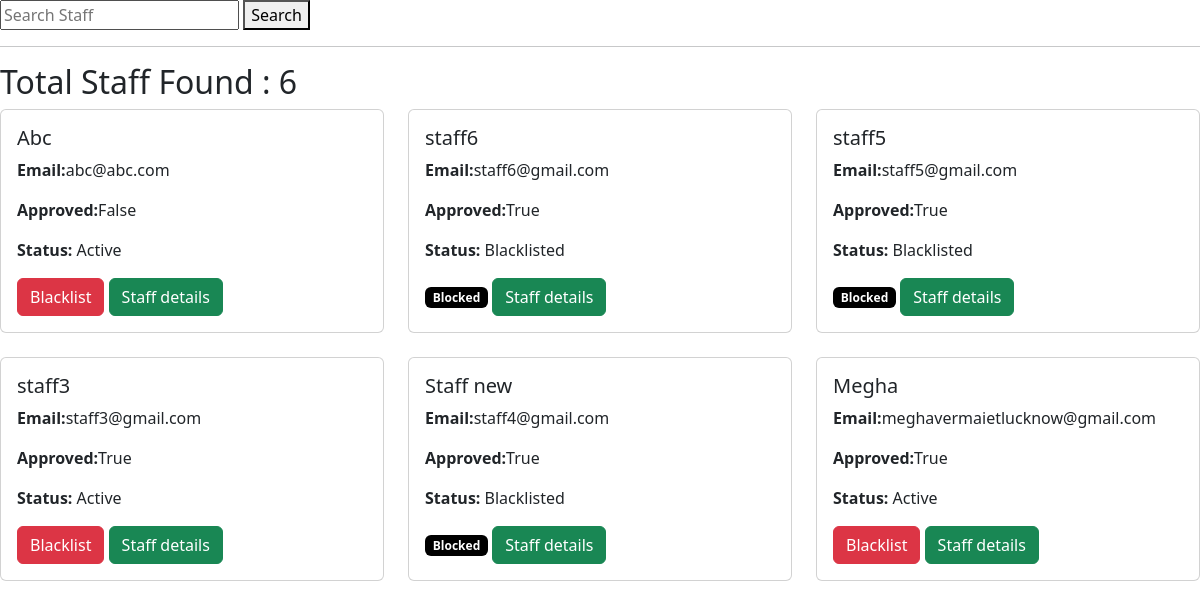
The app's page /all_staff (signed in) with its own data.
### models.py (models this page shows)
class User(db.Model):
    id = db.Column(db.Integer, primary_key=True)
    name = db.Column(db.String(100) , nullable=False)
    email = db.Column(db.String(100), unique=True ,nullable=False)
    password = db.Column(db.String(100) ,nullable=False)
    role = db.Column(db.String(20))
    approved = db.Column(db.Boolean, default=False)
    blacklisted = db.Column(db.Boolean, default=False)
    bookings = db.relationship(
        'Booking',
        backref='user',
        lazy=True
    )

### app.py (the view)
@app.route('/all_staff')
def all_staff():
    if 'user_id' not in session:
        return redirect('/login')
    if session['role'] != 'admin':
        return "Access Denied"
    search = request.args.get('search', '')
    if search:
        staff_list = User.query.filter(User.role == 'staff',User.name.ilike(f'%{search}%')).all()
    else:
        staff_list = User.query.filter_by(role='staff').order_by(User.id.desc()).all()
    return render_template('all_staff.html',staff_list=staff_list)

### templates/all_staff.html (shortened to what this page needs)
<!DOCTYPE html>
<html lang="en">
<head>
    <link href="https://cdn.jsdelivr.net/npm/bootstrap@5.3.8/dist/css/bootstrap.min.css" rel="stylesheet">
</head>
<body>
    <form method="GET">
    <input type="text"
           name="search"
           placeholder="Search Staff">
    <button type="submit">
        Search
    </button>
</form>
<hr>
<h2>Total Staff Found : {{ staff_list|length }}</h2>
<div class="row row-cols-3 g-4">
{% if staff_list %}
    {% for user in staff_list %}
    <div class="col">
        <div class="card h-100">
            <div class="card-body">
                <h5 class="card-title">{{ user.name }}</h5>
                <p class="card-text"><strong>Email:</strong>{{ user.email }}</p>
                <p class="card-text"><strong>Approved:</strong>{{ user.approved }}</p>
                <p class="card-text"><strong>Status:</strong>
                    {% if user.blacklisted %}
                        Blacklisted
                    {% else %}
                        Active
                    {% endif %}
                </p>
                {% if not user.blacklisted %}
                    <a href="/blacklist_user/{{ user.id }}" class="btn btn-danger">Blacklist</a>
                {% else %}
                    <span class="badge bg-black">Blocked</span>
                 {% endif %}
                    <a href="/staff_details/{{ user.id }}" class="btn btn-success">Staff details</a>
            </div>
        </div>
    </div>
    {% endfor %}
{% else %}
    <h3>No Staff Found</h3>
{% endif %}
</div>
</body>
</html>

### records on screen
User: name "Abc", email "abc@abc.com", approved "False", blacklisted "Active"
User: name "staff6", email "staff6@gmail.com", approved "True", blacklisted "Blacklisted"
User: name "staff5", email "staff5@gmail.com", approved "True", blacklisted "Blacklisted"
User: name "staff3", email "staff3@gmail.com", approved "True", blacklisted "Active"
User: name "Staff new", email "staff4@gmail.com", approved "True", blacklisted "Blacklisted"
User: name "Megha", email "meghavermaietlucknow@gmail.com", approved "True", blacklisted "Active"

### other values on screen
{{ staff_list|length }} "6"
